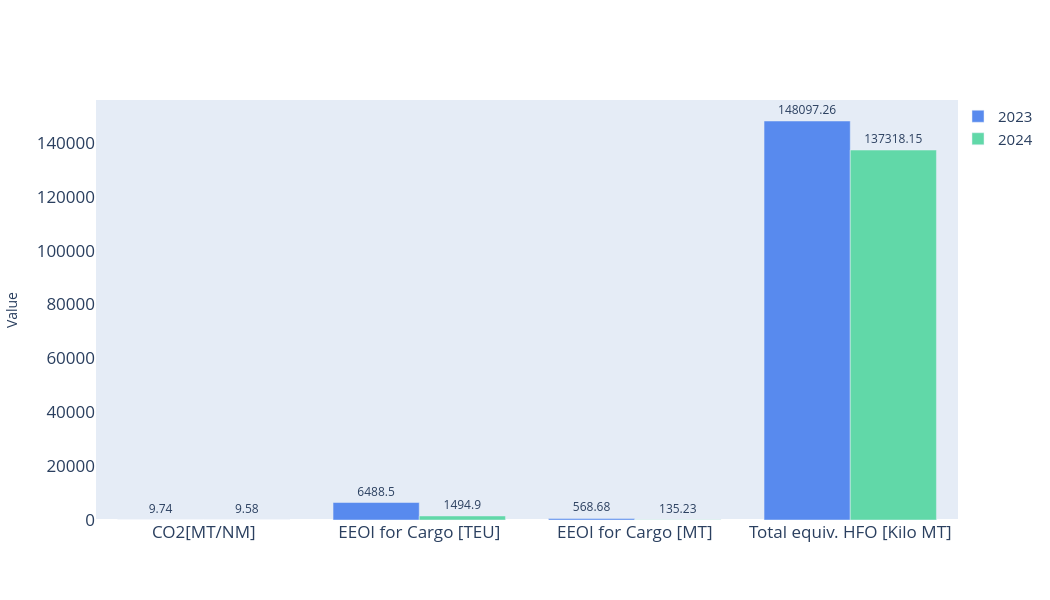
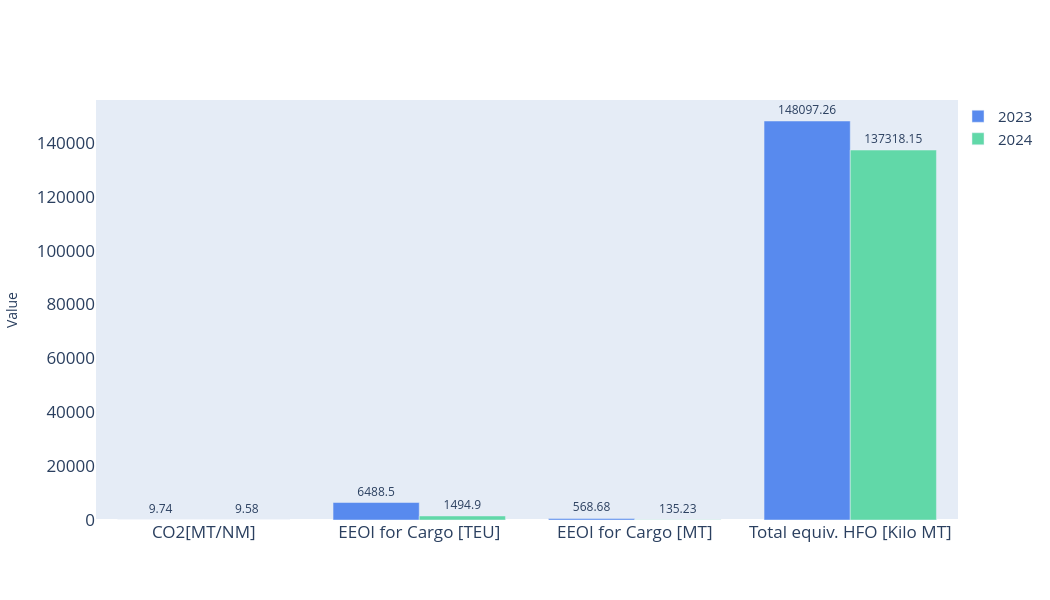

Write notebook code for charts like these, in order.
### Code cell
if report_type == "fleet":
    Table1 = pd.DataFrame.from_dict(s['data']['table1']['table1']).fillna(0)
    Table1['improvement'] = Table1['improvement'].astype(float).astype(int)
    Table1_str = Table1[['index', 'year1', 'year2', 'improvement']].astype(str)
    Table1_str['improvement'] = Table1_str['improvement'] + ' %'

    Table_1_head_Year = [['Year', first_Period, second_Period, '% Improvement']] if all((first_Period, second_Period)) else [['Year', str(first_Period_year), str(second_Period_year), '% Improvement']]
    Table_1_Year = Table_1_head_Year + Table1_str.values.tolist()

    # 2nd Table
    Table_2 = Table1.set_index(['index'])
    Table_2 = Table_2.loc[["CO2[MT/NM]", "EEOI for Cargo [TEU]",'EEOI for Cargo [MT]',"Total equiv. HFO [Kilo MT]"]].reset_index()

    Table_2 = Table_2.rename({'improvement': 'Improvement (%)', 'year1': first_Period, 'year2': second_Period, 'index': 'Year'}, axis=1) if all((first_Period, second_Period)) else Table_2.rename({'improvement': 'Improvement (%)', 'year1': str(first_Period_year), 'year2': str(second_Period_year), 'index': 'Year'}, axis=1)

    Table_2_new = Table_2.T.reset_index().T.set_index(0).T
    Table_2_str = Table_2_new.astype(str)


    FirstPeriodData = pd.DataFrame.from_dict(s['data']['FirstPeriodData'])
    FirstPeriodData_1 = FirstPeriodData[['Vessel Name', 'Cargo Total (MT)', 'Cargo Total (TEU)', 'Distance (NM)','Number of Voyages','Total CO2 (MT)',
                                    'Equivalent HFO (MT)','EEOI (gm/MT-NM)', 'EEOI (gm/TEU-NM)','Fuel per Miles(Kg/NM)','Distance per Voyage (NM)',
                                    'Fuel Consumption per Voyage (MT)']].round(2)
    # FirstPeriodData_1['eeoi_mt'] = FirstPeriodData_1['eeoi_mt'].astype('float32')
    # FirstPeriodData_1['eeoi_teu'] = FirstPeriodData_1['eeoi_teu'].astype('float32')
    FirstPeriodData_str = FirstPeriodData_1.astype(str)
    SecondPeriodData = pd.DataFrame.from_dict(s['data']['SecondPeriodData'])
    SecondPeriodData['Vessel Name'].nunique()
    SecondPeriodData_1 = SecondPeriodData[['Vessel Name', 'Cargo Total (MT)', 'Cargo Total (TEU)', 'Distance (NM)','Number of Voyages','Total CO2 (MT)',
                                    'Equivalent HFO (MT)','EEOI (gm/MT-NM)', 'EEOI (gm/TEU-NM)','Fuel per Miles(Kg/NM)','Distance per Voyage (NM)',
                                    'Fuel Consumption per Voyage (MT)']].round(2)
    SecondPeriodData_str = SecondPeriodData_1.astype(str)


    vsl_name = pd.DataFrame.from_dict(s['vessel_data'])
    col_vsl = dict(zip(vsl_name['imo'], vsl_name['name']))
    #s = s['data']

    Year1_Graph = pd.DataFrame.from_dict(s['data']['year1']['finaldata']).round(2)
    Year2_Graph = pd.DataFrame.from_dict(s['data']['year2']['finaldata']).round(2)
    EEOI_Analysis = Table1.set_index(['index'])
    EEOI_Analysis = EEOI_Analysis.loc[["CO2[MT/NM]", "EEOI for Cargo [TEU]",'EEOI for Cargo [MT]',"Total equiv. HFO [Kilo MT]"]]
    EEOI_Analysis = EEOI_Analysis[['year1', 'year2']]

    EEOI_Analysis_new = EEOI_Analysis.rename({"year1": first_Period, 'year2': second_Period}, axis=1) if all((first_Period, second_Period)) else EEOI_Analysis.rename({"year1": str(first_Period_year), 'year2': str(second_Period_year)}, axis=1)

    # EEOI_Analysis_Graph = EEOI_Analysis_new.plot.bar(rot=0, color={first_Period: "#588aee", second_Period: "#61d8a8"}, width=0.8, figsize=(10, 6))

    EEOI_Analysis = Table1.set_index(['index'])
    EEOI_Analysis = EEOI_Analysis.loc[["CO2[MT/NM]", "EEOI for Cargo [TEU]",'EEOI for Cargo [MT]',"Total equiv. HFO [Kilo MT]"]]
    EEOI_Analysis = EEOI_Analysis[['year1', 'year2']]

    EEOI_Analysis_1 = EEOI_Analysis_new.columns[0]
    EEOI_Analysis_2 = EEOI_Analysis_new.columns[1]

    # Create a bar chart for each trace with values above the bars
    trace1 = go.Bar(
        x=EEOI_Analysis.index,
        y=EEOI_Analysis['year1'],
        text=EEOI_Analysis['year1'].round(2),  # Adjust rounding as needed
        textposition='outside',  # Display text labels outside the bars
        name=EEOI_Analysis_1,
        marker=dict(color="#588aee")
    )

    trace2 = go.Bar(
        x=EEOI_Analysis.index,
        y=EEOI_Analysis['year2'],
        text=EEOI_Analysis['year2'].round(2),
        textposition='outside',
        name=EEOI_Analysis_2,  # Use the dynamically generated legend label
        marker=dict(color="#61d8a8")
    )

    layout = go.Layout(
        xaxis=dict(
            title=' ',
            tickfont=dict(size=17),
            showgrid=False  # Correct syntax for showgrid
        ),
        yaxis=dict(
            title='Value',
            tickfont=dict(size=17),
            showgrid=False  # Correct syntax for showgrid
        ),
        showlegend=True,
        legend=dict(
            x=1,  # Adjust the x position of the legend
            y=1,  # Adjust the y position of the legend
            font=dict(size=15),  # Adjust the font size of the legend
            bgcolor='rgba(0, 0, 0, 0)'  # Make the legend background transparent
        ),
        width=1050,
        height=600
    )

    fig = go.Figure(data=[trace1, trace2], layout=layout)
    #fig.show()
    plot_div = pyo.plot(fig, include_plotlyjs=True, output_type='div', config={'displayModeBar': False})


    # Format y-axis tick labels as percentages
    layout['yaxis']['tickformat'] = '.3f%'

    fig.update_layout(layout)

    fig.show()

    plot_div2 = pyo.plot(fig, include_plotlyjs=True, output_type='div', config={'displayModeBar': False})
    
    '**********************************************************************************************************************************************'
    # Ensure that you're working with a fresh copy of the DataFrame to avoid 'SettingWithCopyWarning'
    Energy_Efficiency = Year1_Graph[['imo', 'eeoi_mt']].copy()  # Create a fresh copy
    
    # Check if 'second_Period' is not None and perform mapping for that period
    if second_Period is not None:
        # Use .loc[] to safely assign values to a column
        Energy_Efficiency.loc[:, second_Period] = Energy_Efficiency['imo'].map(Year2_Graph.set_index('imo')['eeoi_mt'])
        Energy_Efficiency = Energy_Efficiency.sort_values(by=second_Period)
    else:
        Energy_Efficiency.loc[:, str(second_Period_year)] = Energy_Efficiency['imo'].map(Year2_Graph.set_index('imo')['eeoi_mt'])
        Energy_Efficiency = Energy_Efficiency.sort_values(by=str(second_Period_year))
    
    # Add the vessel names
    Energy_Efficiency['Vessel Name'] = Energy_Efficiency['imo'].map(col_vsl)
    Energy_Efficiency['Vessel - IMO'] = Energy_Efficiency['Vessel Name']
    
    # Rename the 'eeoi_mt' column
    Energy_Efficiency = Energy_Efficiency.rename({'eeoi_mt': str(first_Period_year)}, axis=1)
    
    # Check if both 'first_Period' and 'second_Period' are provided
    if first_Period is not None and second_Period is not None:
        # Melt data if both periods are provided
        melted_data = pd.melt(Energy_Efficiency, id_vars=['Vessel - IMO'], value_vars=[first_Period, second_Period], var_name='Period', value_name='Energy_Efficiency')
        
        # Plot the bar chart using Plotly
        Energy_Efficiency_graph = px.bar(
            melted_data,
            x='Vessel - IMO',
            y='Energy_Efficiency',
            color='Period',
            color_discrete_sequence=['#c44332', '#1a75c1'],  # Medium red and blue
            labels={'value': 'Energy Efficiency (g/Ton-Nm)'},
            title='Energy Efficiency',
        )
    else:
        # Plot the bar chart using Plotly without melting
        Energy_Efficiency_graph = px.bar(
            Energy_Efficiency,
            x='Vessel - IMO',
            y=[str(first_Period_year), str(second_Period_year)],
            color_discrete_sequence=['#c44332', '#1a75c1'],  # Medium red and blue
            labels={'value': 'Energy Efficiency (g/Ton-Nm)'},
            title='Energy Efficiency',
        )
    
    # Update the layout for the plot
    layout = go.Layout(
        title=dict(
            text='Energy Efficiency',
            font=dict(size=20, family='Roboto, sans-serif', color='black'),
            x=0.5  # Center the title horizontally
        ),
        xaxis=dict(
            title='Vessel Name',
            tickfont=dict(size=18, family='Roboto, sans-serif'),
            showgrid=False
        ),
        yaxis=dict(
            title='Energy Efficiency (g/Ton-Nm)',
            tickfont=dict(size=18, family='Roboto, sans-serif'),
            showgrid=False
        ),
        legend=dict(
            title='',
            font=dict(size=15),
            bgcolor='rgba(0, 0, 0, 0)'  # Transparent background for the legend
        ),
        barmode='group',  # Group bars
        width=1050,
        height=750
    )
    
    Energy_Efficiency_graph.update_layout(layout)
    
    # Generate the plot
    plot_div5 = pyo.plot(Energy_Efficiency_graph, include_plotlyjs=True, output_type='div', config={'displayModeBar': False})
    fig.show()





    Table_3_head_Year=[['Vessel Name','Cargomt','Cargoteu','Distance','EEOI_Voy_no','Totalco2_mt','Totalco2_kgnm',
                                                    'EEOI_mt', 'EEOI_teu','Fuelkg_nm','Average Distance','Average Fuelcons']]

    Table_3_Year1 =Table_3_head_Year+ FirstPeriodData_str.values.tolist()

    Table_4_head_Year=[['Vessel Name','Cargomt','Cargoteu','Distance','EEOI_Voy_no','Totalco2_mt','Totalco2_kgnm',
                                        'EEOI_mt', 'EEOI_teu','Fuelkg_nm','Average Distance','Average Fuelcons']]


    Table_4_Year2 =Table_4_head_Year+ SecondPeriodData_str.values.tolist()
else:
    pass

### Figure 1 — Plotly figure (JSON) as saved in the notebook; plotly's stock layout.template omitted (floating-point values rounded to 4 significant figures)
{"data": [{"marker": {"color": "#588aee"}, "name": "2023", "text": [9.74, 6488.0, 568.7, 148100.0], "textposition": "outside", "type": "bar", "x": ["CO2[MT/NM]", "EEOI for Cargo [TEU]", "EEOI for Cargo [MT]", "Total equiv. HFO [Kilo MT]"], "y": [9.74, 6488.0, 568.7, 148100.0]}, {"marker": {"color": "#61d8a8"}, "name": "2024", "text": [9.58, 1495.0, 135.2, 137300.0], "textposition": "outside", "type": "bar", "x": ["CO2[MT/NM]", "EEOI for Cargo [TEU]", "EEOI for Cargo [MT]", "Total equiv. HFO [Kilo MT]"], "y": [9.58, 1495.0, 135.2, 137300.0]}], "layout": {"height": 600, "legend": {"bgcolor": "rgba(0, 0, 0, 0)", "font": {"size": 15}, "x": 1, "y": 1}, "showlegend": true, "width": 1050, "xaxis": {"autorange": true, "range": [-0.5, 3.5], "showgrid": false, "tickfont": {"size": 17}, "title": {"text": " "}, "type": "category"}, "yaxis": {"autorange": true, "range": [0, 155900.0], "showgrid": false, "tickfont": {"size": 17}, "tickformat": ".3f%", "title": {"text": "Value"}, "type": "linear"}}}

### Figure 2 — Plotly figure (JSON) as saved in the notebook; plotly's stock layout.template omitted (floating-point values rounded to 4 significant figures)
{"data": [{"marker": {"color": "#588aee"}, "name": "2023", "text": [9.74, 6488.0, 568.7, 148100.0], "textposition": "outside", "type": "bar", "x": ["CO2[MT/NM]", "EEOI for Cargo [TEU]", "EEOI for Cargo [MT]", "Total equiv. HFO [Kilo MT]"], "y": [9.74, 6488.0, 568.7, 148100.0]}, {"marker": {"color": "#61d8a8"}, "name": "2024", "text": [9.58, 1495.0, 135.2, 137300.0], "textposition": "outside", "type": "bar", "x": ["CO2[MT/NM]", "EEOI for Cargo [TEU]", "EEOI for Cargo [MT]", "Total equiv. HFO [Kilo MT]"], "y": [9.58, 1495.0, 135.2, 137300.0]}], "layout": {"height": 600, "legend": {"bgcolor": "rgba(0, 0, 0, 0)", "font": {"size": 15}, "x": 1, "y": 1}, "showlegend": true, "width": 1050, "xaxis": {"autorange": true, "range": [-0.5, 3.5], "showgrid": false, "tickfont": {"size": 17}, "title": {"text": " "}, "type": "category"}, "yaxis": {"autorange": true, "range": [0, 155900.0], "showgrid": false, "tickfont": {"size": 17}, "tickformat": ".3f%", "title": {"text": "Value"}, "type": "linear"}}}
